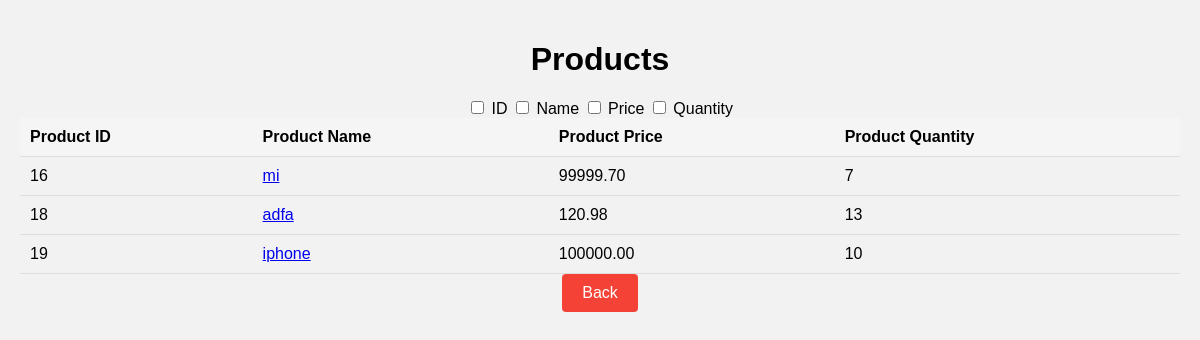
The app's page /show-products, older data.
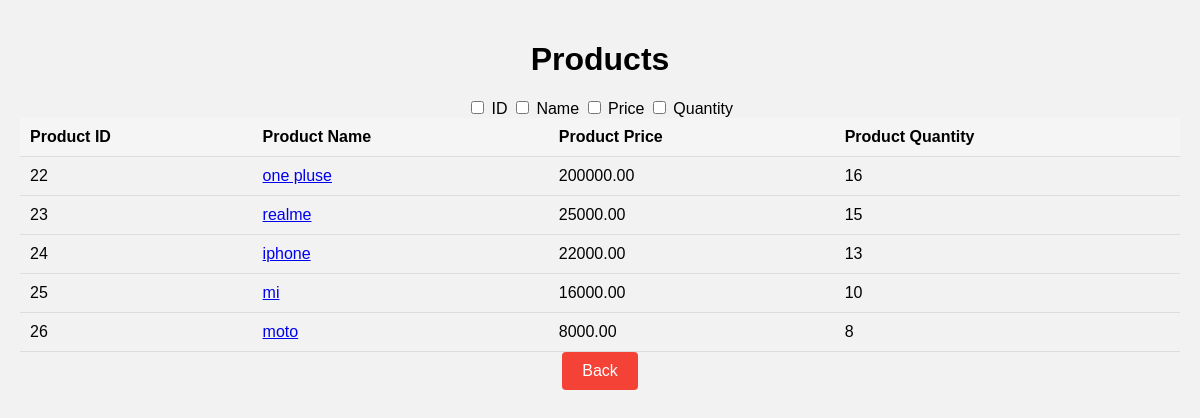
The same page, newer data.
### playground/models.py (models this page shows)
class Product(models.Model):
    name = models.CharField(max_length=255, unique=True)
    price = models.DecimalField(max_digits=10, decimal_places=2)
    quantity = models.PositiveIntegerField()

### playground/views.py (the view)
# urls.py: path("show-products", views.show_products),
def show_products(request):
    try:
        products = Product.objects.all()
        return render(request, "show_products.html", {"products": products})
    except Exception as ex:
        return render(request, "error.html", {"message": f"Exception occur: {ex}"})

### playground/templates/show_products.html (shortened to what this page needs)
<!DOCTYPE html>
<html>
  <head>
    {% load static %}
    <link rel="stylesheet" href="{% static 'css/show_products.css' %}" />
    <link rel="stylesheet" href="{% static 'css/main.css' %}" />
  </head>
  <body>
    <h1>Products</h1>
    <label>
      <input type="checkbox" class="columnCheckbox" data-column="0" /> ID
    </label>
    <label>
      <input type="checkbox" class="columnCheckbox" data-column="1" /> Name
    </label>
    <label>
      <input type="checkbox" class="columnCheckbox" data-column="2" /> Price
    </label>
    <label>
      <input type="checkbox" class="columnCheckbox" data-column="3" /> Quantity
    </label>
    <table id="Table">
      <thead>
        <tr>
          <th onclick="sortTable(0)">Product ID</th>
          <th onclick="sortTable(1)">Product Name</th>
          <th onclick="sortTable(2)">Product Price</th>
          <th onclick="sortTable(3)">Product Quantity</th>
        </tr>
      </thead>
      <tbody>
        {% for product in products %}
        <tr>
          <td>{{ product.id }}</td>
          <td>
            <a href="show-product/{{product.name}}">{{ product.name }}</a>
          </td>
          <td>{{ product.price }}</td>
          <td>{{ product.quantity }}</td>
        </tr>
        {% endfor %}
      </tbody>
    </table>
    <form>
      <input type="button" value="Back" onclick="history.go(-1)" />
    </form>
  </body>
</html>

Row changes from the older to the newer data that the page shows:
removed Product: id "16", name "mi", price "99999.70", quantity "7"
removed Product: id "18", name "adfa", price "120.98", quantity "13"
removed Product: id "19", name "iphone", price "100000.00", quantity "10"
added Product: id "22", name "one pluse", price "200000.00", quantity "16"
added Product: id "23", name "realme", price "25000.00", quantity "15"
added Product: id "24", name "iphone", price "22000.00", quantity "13"
added Product: id "25", name "mi", price "16000.00", quantity "10"
added Product: id "26", name "moto", price "8000.00", quantity "8"
